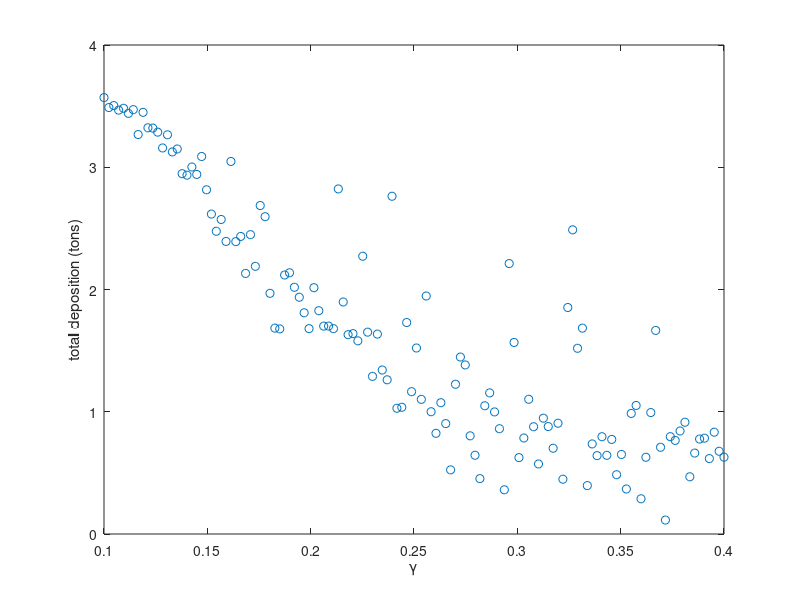
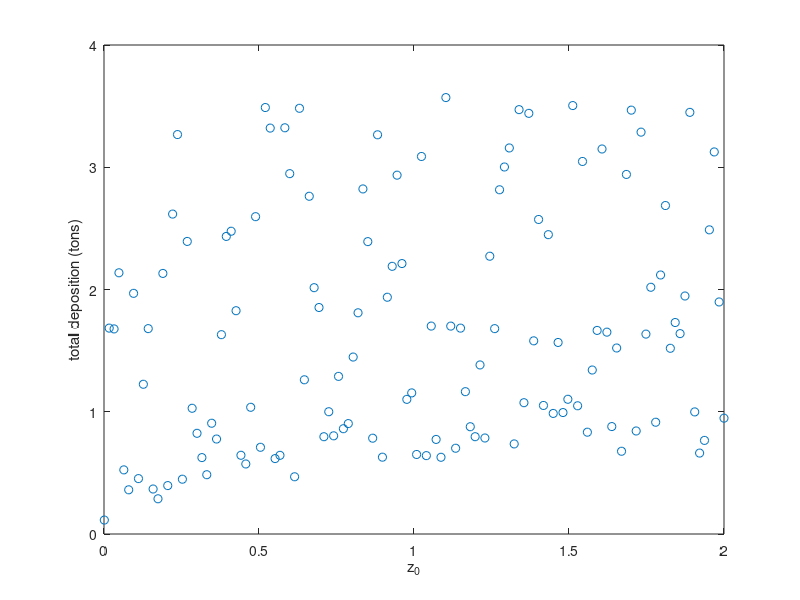
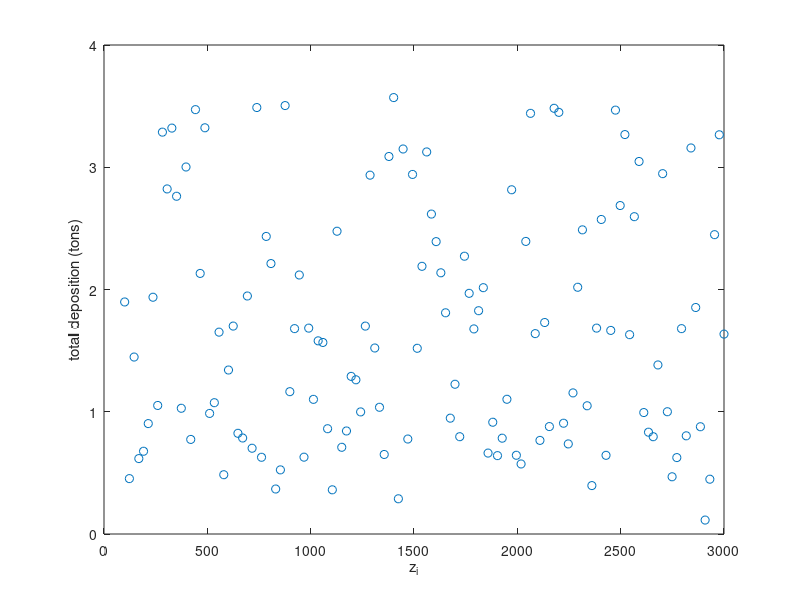
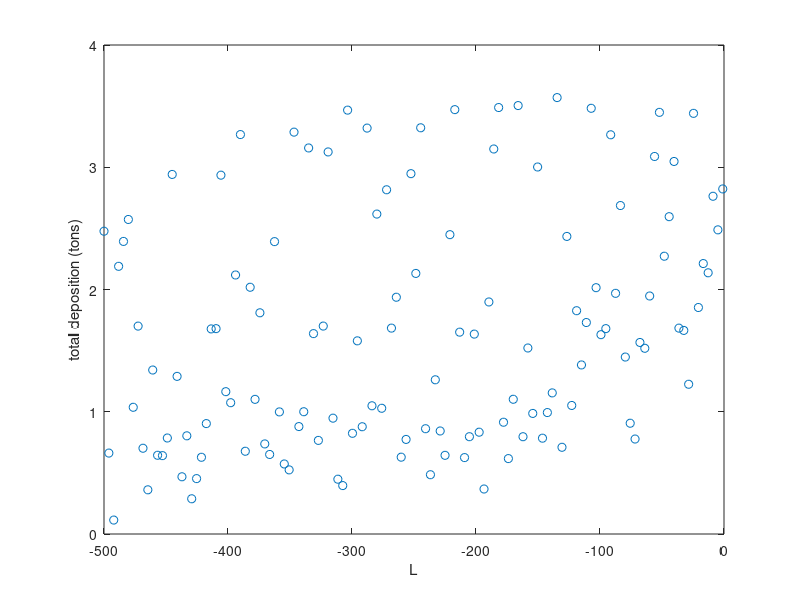

Write the MATLAB code that produced these figures, in order.
%% plot exp against parameters

clear all
clc
close all

load expeimentresults.mat
load design.mat

Designlabels={'\gamma', 'z_0', 'z_i', 'L', 'z_{cutoff}'};

for i=1:5
    figure('position', [503   305   361   280])
    
    plot(Design(:,i), totaldep./1000, 'o') 
    %plot(Design(:,i), maxdep*1000, 'o') 
    ylabel('total deposition (tons)')
    %ylabel('maximum deposition (g/m^2)')
    xlabel(Designlabels{i})
    
end
